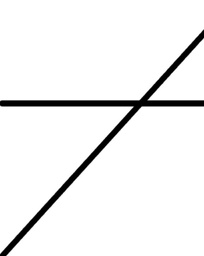
#> input picture HoughProgram/rectas/rectas.JPG, 204 x 256 px, shrunk from 579 x 726 before the run
$ jupyter execute Hough.ipynb
#> lines starting #> are read from the running program, lines starting #| are printed output that depends on the picture
[cell 1]
import cv2
import numpy as np
import matplotlib.pyplot as plt
import math

[cell 2]
def sobelEdgeDetector(image):
    #pixels = image.load()
    pixels = image

    width, height = len(pixels[0]), len(pixels)

    xMatrix = [[-1, 0, 1],
               [-2, 0, 2],
               [-1, 0, 1]]

    yMatrix = [[-1, -2, -1],
               [ 0,  0,  0],
               [ 1,  2,  1]]

    xSobelImage =       [[0 for _ in range(width)] for _ in range(height)]
    ySobelImage =       [[0 for _ in range(width)] for _ in range(height)]
    uniformSobelImage = [[0 for _ in range(width)] for _ in range(height)]

    for y in range(1, height-1):
        for x in range(1, width-1):
            #print(x, ", ", y)
            imageMatrix = image[y-1:y+2, x-1:x+2]

            xValue = convolve(xMatrix, imageMatrix)
            yValue = convolve(yMatrix, imageMatrix)

            uniformValue = np.sqrt((xValue**2) + (yValue**2))

            xSobelImage[y][x] = xValue
            ySobelImage[y][x] = yValue
            uniformSobelImage[y][x] = uniformValue

    #xSobelImage, ySobelImage = uniformGradient(xSobelImage), uniformGradient(ySobelImage)

    return xSobelImage, ySobelImage, uniformSobelImage

def convolve(matrix, image):
    result = 0
    for i in range(3):
        for j in range(3):
            result += matrix[i][j] * image[i][j]

    return result

# [11 lines left out: function uniformGradient, not called in this run]

[cell 3]
#textImage = "cube/cube.png"
textImage = "rectas/rectas.JPG"

originalImage = cv2.imread(textImage)
#> originalImage is the input picture: shape (256, 204, 3); min 0, max 255, mean 240.7

bNwImage = cv2.cvtColor(originalImage, cv2.COLOR_BGR2GRAY)

xSobelImage, ySobelImage, uniformImage = sobelEdgeDetector(bNwImage)
#> in sobelEdgeDetector, `width, height = len(pixels[0]), len(pixels)`: width = 204; height = 256

[cell 4]
xSobelImage = cv2.normalize(np.abs(xSobelImage), None, 0, 255, cv2.NORM_MINMAX)
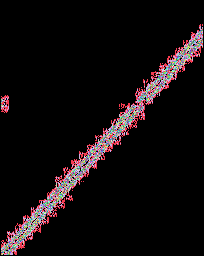
#> xSobelImage: shape (256, 204) int32; 254 distinct labels, from 0 to 255; one colour per label, 0 black
ySobelImage = cv2.normalize(np.abs(ySobelImage), None, 0, 255, cv2.NORM_MINMAX)
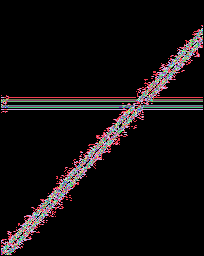
#> ySobelImage: shape (256, 204) int32; 203 distinct labels, from 0 to 255; one colour per label, 0 black
uniformImage = cv2.normalize(np.abs(uniformImage), None, 0, 255, cv2.NORM_MINMAX)
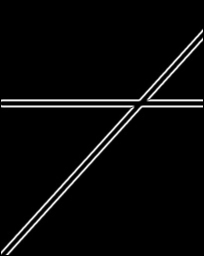
#> uniformImage: shape (256, 204) float64; min 0, max 255, mean 8.9; drawn with min black and max white

xSobelImage = xSobelImage.astype(np.uint8)
ySobelImage = ySobelImage.astype(np.uint8)
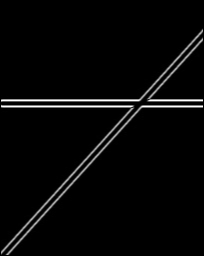
#> ySobelImage: shape (256, 204); min 0, max 255, mean 7.5
uniformImage = uniformImage.astype(np.uint8)

cv2.imwrite(textImage + 'x_sobel.jpg', xSobelImage)
cv2.imwrite(textImage +'y_sobel.jpg', ySobelImage)
cv2.imwrite(textImage +'uniform_sobel.jpg', uniformImage)
#> Out = True

[cell 5]
# [35 lines left out: function houghMatrixOriginal, not called in this run]

[cell 6]
def houghMatrix(image):
    height, width = image.shape
    diagonal = int(np.sqrt(height**2 + width**2))
    thetas = np.deg2rad(np.arange(0, 180))
    rhos = np.arange(-diagonal, diagonal)

    hough_space = np.zeros((2 * diagonal, len(thetas)))

    y_idxs, x_idxs = np.nonzero(image > 150)

    for i in range(len(x_idxs)):
        x = x_idxs[i]
        y = y_idxs[i]

        for theta_idx in range(len(thetas)):
            theta = thetas[theta_idx]
            rho = int(x * np.cos(theta) + y * np.sin(theta))
            hough_space[rho + diagonal, theta_idx] += 1
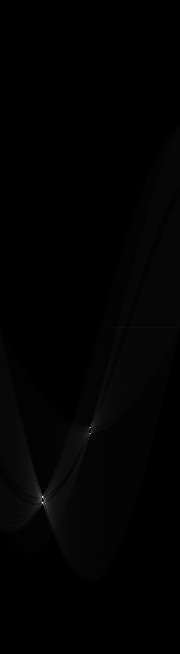
#> hough_space: shape (654, 180) float64; min 0, max 253, mean 2

    n_mayores = 10
    indices_aplanados = np.argpartition(hough_space.flatten(), -n_mayores)[-n_mayores:]
    valores_mayores = hough_space.flatten()[indices_aplanados]
    indices_mayores = np.unravel_index(indices_aplanados, hough_space.shape)

    orden = np.argsort(-valores_mayores)
    valores_mayores = valores_mayores[orden]
    indices_mayores = tuple(indice[orden] for indice in indices_mayores)

    lista = []

    for i in range(len(indices_mayores[0])):
        lista.append((rhos[indices_mayores[0][i]], np.rad2deg(thetas[indices_mayores[1][i]])))
#> this loop made 10 passes

    return lista

[cell 7]
matrix = houghMatrix(uniformImage)

[cell 8]
def get_line_points(rho, theta, width, height):
    theta_rad = np.deg2rad(theta)

    # Calcular el coseno y seno de theta
    a = np.cos(theta_rad)
    b = np.sin(theta_rad)

    # Calcular los puntos de intersección con los bordes de la imagen
    points = []

    # Intersección con el borde superior (y = 0)
    if b != 0:
        x_top = int(rho / a)
        if 0 <= x_top <= width:
            points.append((x_top, 0))

    # Intersección con el borde inferior (y = height)
    if b != 0:
        #x_bottom = int((rho - height * b) / a)
        x_bottom = int(((-b/a)*height) + (rho/a))
        if 0 <= x_bottom <= width:
            points.append((x_bottom, height))

    # Intersección con el borde izquierdo (x = 0)
    if a != 0:
        y_left = int(rho / b)
        if 0 <= y_left <= height:
            points.append((0, y_left))

    # Intersección con el borde derecho (x = width)
    if a != 0:
        #y_right = int((rho - width * a) / b)
        y_right = int(((-a/b)*width) + (rho/b))
        if 0 <= y_right <= height:
            points.append((width, y_right))

    return points

[cell 9]
height, width = uniformImage.shape

color_image = cv2.cvtColor(uniformImage, cv2.COLOR_GRAY2BGR)


for rho, theta in matrix:

    points = get_line_points(rho, theta, width, height)

    if len(points) == 2:
        pt1, pt2 = points
        # Dibujar la línea en rojo
        color = (0, 0, 255)  # Rojo en formato BGR
        cv2.line(color_image, pt1, pt2, color, 2)
#> this loop made 10 passes
#> (rho, theta) on passes 1 to 10: (175, 42), (169, 42), (106, 90), (100, 90), (170, 42), (176, 42), (176, 43), (171, 43), (170, 43), (177, 43)
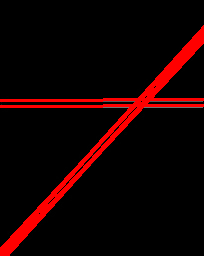
#> color_image: shape (256, 204, 3); mean B, G, R 0.4, 0.4, 21.7

cv2.imwrite(textImage + 'RedLine.png', color_image)
#> Out = True

$ run again, with HoughProgram/cube/cube.png saved as HoughProgram/rectas/rectas.JPG
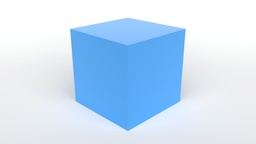
#> input picture HoughProgram/cube/cube.png, 256 x 144 px, shrunk from 630 x 354 before the run
#> originalImage is the input picture: shape (144, 256, 3); mean B, G, R 246.2, 224, 201.9
#> width = 256; height = 144
#> `cv2.imwrite(textImage +'uniform_sobel.jpg', uniformImage)`: Out = True
#> after the loop in houghMatrix, `for i in range(len(x_idxs)):`:
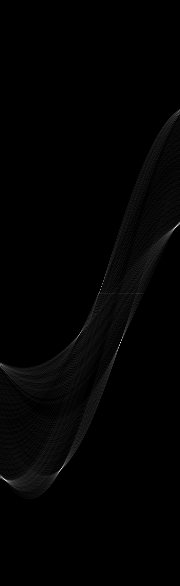
#> hough_space: shape (586, 180) float64; min 0, max 57, mean 0.6; drawn with min black and max white
#> the loop in houghMatrix, `for i in range(len(indices_mayores[0])):` made 10 passes
#> the loop `for rho, theta in matrix: ` made 10 passes
#> (rho, theta) on passes 1 to 8: (49, 120), (175, 61), (-66, 175), (186, 4), (-67, 176), (-65, 174), (187, 5), (178, 59)
#> after the loop `for rho, theta in matrix:`:
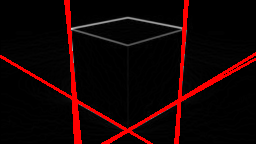
#> color_image: shape (144, 256, 3); mean B, G, R 2.9, 2.9, 21
